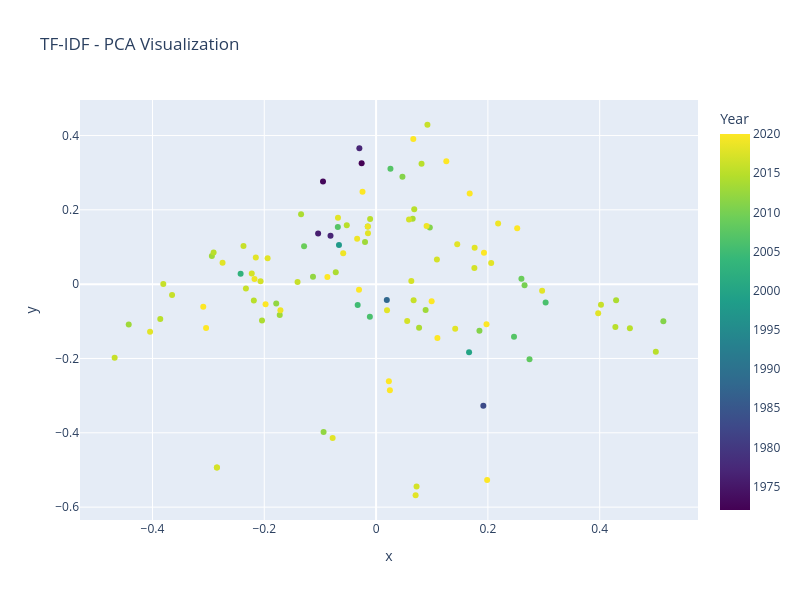
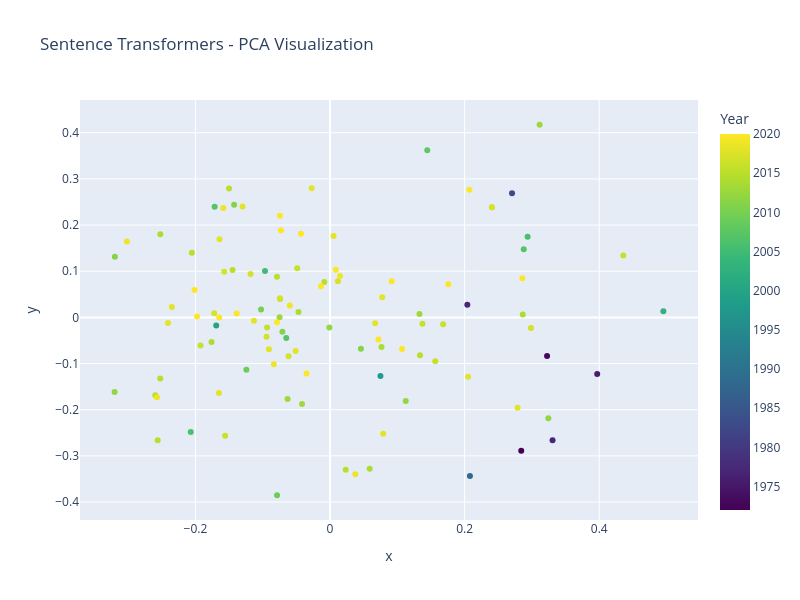
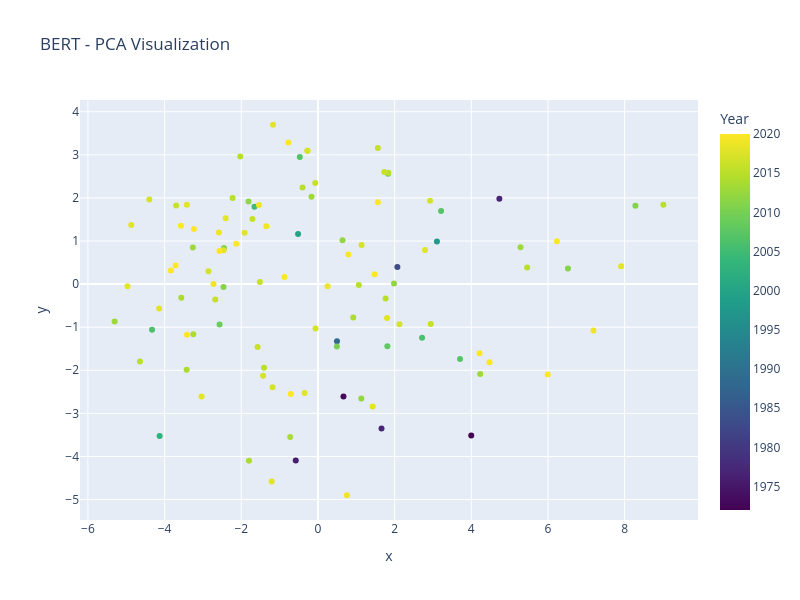
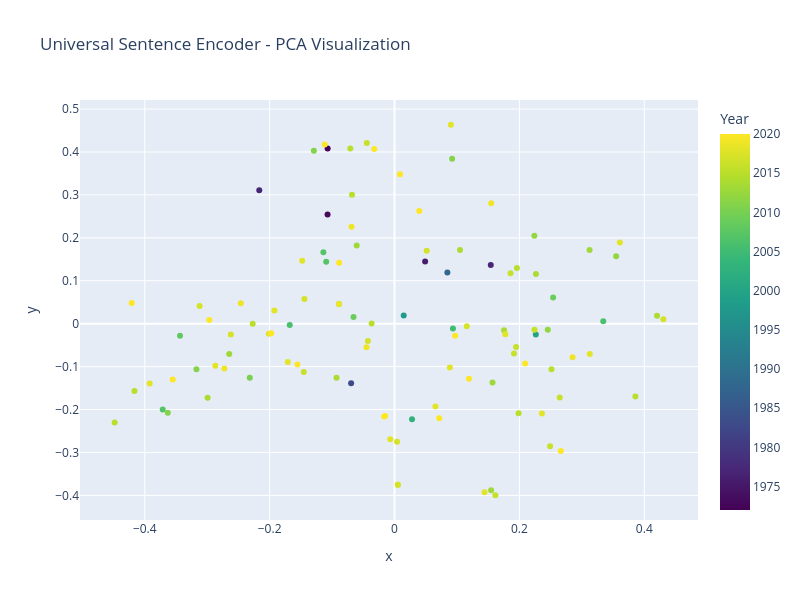

The cell these charts' notebook holds for them, in order:
### Code cell
# Visualization functions
# Function to reduce dimensionality for visualization
def reduce_dimensions(embeddings, method='pca', n_components=2):
    if method == 'pca':
        reducer = PCA(n_components=n_components)
    elif method == 'tsne':
        reducer = TSNE(n_components=n_components, random_state=42, perplexity=min(30, len(embeddings)-1))
    else:
        raise ValueError("Method must be 'pca' or 'tsne'")
    
    return reducer.fit_transform(embeddings)

# Function to create temporal visualization
def plot_temporal_embeddings(embeddings, years, title, method='pca'):
    # Reduce dimensions
    reduced_embeddings = reduce_dimensions(embeddings, method=method)
    
    # Create DataFrame for plotting
    plot_df = pd.DataFrame({
        'x': reduced_embeddings[:, 0],
        'y': reduced_embeddings[:, 1],
        'Year': years
    })
    
    # Create scatter plot
    fig = px.scatter(
        plot_df, x='x', y='y', color='Year',
        title=f'{title} - {method.upper()} Visualization',
        color_continuous_scale='viridis',
        hover_data=['Year']
    )
    
    fig.update_layout(
        width=800,
        height=600,
        showlegend=True
    )
    
    return fig

# Create visualizations for each embedding method
embedding_methods = {
    'TF-IDF': tfidf_embeddings,
    'Sentence Transformers': sentence_embeddings,
    'BERT': bert_embeddings,
    'Universal Sentence Encoder': use_embeddings,
    'Word2Vec': w2v_embeddings
}

years = df_clean['Year'].values

# Generate plots
for method_name, embeddings in embedding_methods.items():
    print(f"Creating visualization for {method_name}...")
    fig = plot_temporal_embeddings(embeddings, years, method_name, 'pca')
    fig.show()
